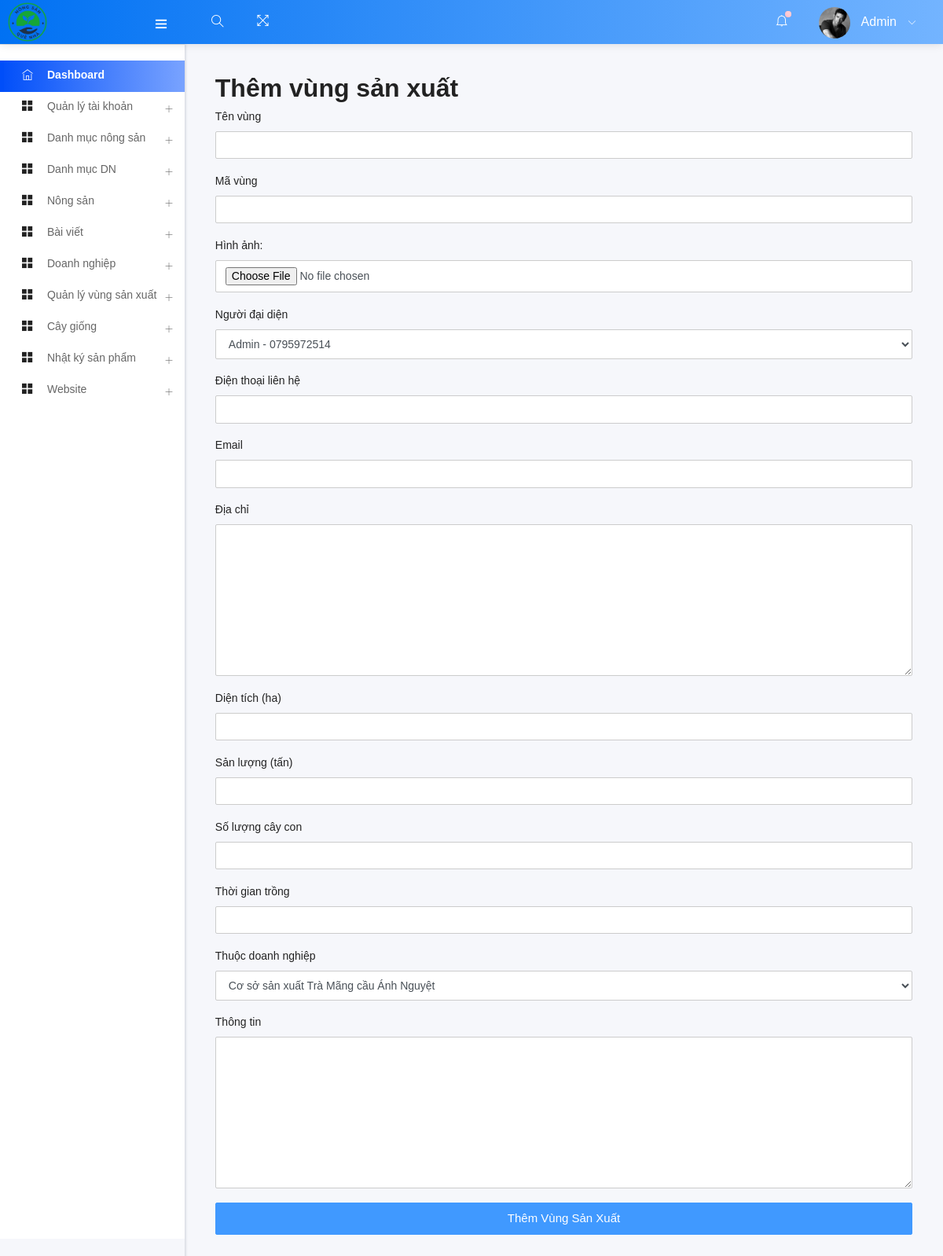
Screenshot of /admin/add_vsx.php (signed in) with the database file from the repository.
### tables this page shows
CREATE TABLE `add_logo` (
  `id` int(10) NOT NULL,
  `img` varchar(200) NOT NULL
);

CREATE TABLE `taikhoan` (
  `id_acc` int(11) NOT NULL,
  `hoten` varchar(255) NOT NULL,
  `email` varchar(255) NOT NULL,
  `matkhau` varchar(255) NOT NULL,
  `dienthoai` char(10) NOT NULL,
  `diachi` varchar(255) DEFAULT NULL,
  `hinhdaidien` varchar(255) DEFAULT NULL,
  `role` enum('Admin','Nongdan','Khachhang') NOT NULL DEFAULT 'Khachhang',
  `trangthai` enum('hoatdong','khonghoatdong') NOT NULL DEFAULT 'hoatdong',
  `ngaytao` timestamp NOT NULL DEFAULT CURRENT_TIMESTAMP
);

### admin/add_vsx.php (called while the page is built, shortened)
<?php
    include ("template.php");
?>

### admin/class/adminback.php (called while the page is built, shortened)
<?php
class  adminback
{
    private $connection;
    function __construct()
    {
        $dbhost = "localhost";
        $dbuser = "tien123";
        $dbpass = "123456";
        $dbname = "nongsanquenha";
        $this->connection = mysqli_connect($dbhost, $dbuser, $dbpass, $dbname);
        mysqli_set_charset($this->connection,'UTF8');
    }
    function show_admin_user(){
        $query = "SELECT * FROM `taikhoan` ";
        if(mysqli_query($this->connection, $query)){
            $result = mysqli_query($this->connection, $query);
            return $result;
        }
    }
    function display_logo()
    {
        $query = "SELECT * FROM add_logo";
        if (mysqli_query($this->connection, $query)) {
            $pdt_info = mysqli_query($this->connection, $query);
            return $pdt_info;
        }
    }
    function display_dn()
    {
        $query = "SELECT * FROM `doanhnghiep`";
        if (mysqli_query($this->connection, $query)) {
            $ctg_info = mysqli_query($this->connection, $query);
            return $ctg_info;
        }
    }
}

### admin/views/add_vsx_view.php (the view, shortened to what this page needs)
<?php
    $doanhnghiep = $obj->display_dn();
    $doanhnghiep_array = array();
    while($dn = mysqli_fetch_assoc($doanhnghiep)){
        $doanhnghiep_array[] = $dn;
    }
    $users = $obj->show_admin_user();
    $user_array = array();
    while($user = mysqli_fetch_assoc($users)){
        $user_array[] = $user;
    }
?>
<h2>Thêm vùng sản xuất</h2>
<form action="" method="post" enctype="multipart/form-data" class="form">
<div class="form-group">
        <label for="tenvung">Tên vùng</label>
        <input type="text" name="tenvung" class="form-control">
    </div>
    <div class="form-group">
        <label for="pdt_name">Mã vùng</label>
        <input type="text" name="mavung" class="form-control">
    </div>
    <div class="form-group">
        <label for="img">Hình ảnh:</label>
        <input type="file" name="img" class="form-control">
    </div>
    <?php if (!empty($user_array)): ?>
    <div class="form-group">
        <label for="lblnguoidaidien">Người đại diện</label>
        <select name="nguoidaidien" id="nguoidaidien" class="form-control">
            <?php foreach($users as $user): ?>
                <option value="<?= $user['id_acc'] ?>"><?= $user['hoten'] ?> - <?= $user['dienthoai'] ?></option>
            <?php endforeach; ?>
        </select>
    </div>
    <?php endif; ?>
    <div class="form-group">
        <label for="lbldienthoai">Điện thoại liên hệ</label>
        <input type="text" name="dienthoai" class="form-control">
    </div>
    <div class="form-group">
        <label for="lblemail">Email</label>
        <input type="email" name="email" class="form-control">
    </div>
    <div class="form-group">
        <label for="diachi">Địa chỉ</label>
        <textarea name="diachi" id="diachi" cols="30" rows="10" class="form-control"></textarea>
    </div>
    <div class="form-group">
        <label for="dientich">Diện tích (ha)</label>
        <input type="text" name="dientich" class="form-control">
    </div>
    <div class="form-group">
        <label for="sanluong">Sản lượng (tấn)</label>
        <input type="text" name="sanluong" class="form-control">
    </div>
    <div class="form-group">
        <label for="soluongcay">Số lượng cây con</label>
        <input type="text" name="soluongcay" class="form-control">
    </div>
    <div class="form-group">
        <label for="thoigiantrong">Thời gian trồng</label>
        <input type="text" name="thoigiantrong" class="form-control">
    </div>
    <?php if (!empty($doanhnghiep_array)): ?>
        <div class="form-group">
            <label for="lbldoanhnghiep">Thuộc doanh nghiệp</label>
            <select name="doanhnghiep" id="doanhnghiep" class="form-control">
                <?php foreach($doanhnghiep as $dn): ?>
                    <option value="<?= $dn['id_dn'] ?>"><?= $dn['tendoanhnghiep'] ?></option>
                <?php endforeach; ?>
            </select>
        </div>
    <?php endif; ?>
    <div class="form-group">
        <label for="thongtin">Thông tin</label>
        <textarea name="thongtin" id="thongtin" class="form-control" cols="30" rows="10"></textarea>
    </div>
    <input type="submit" value="Thêm vùng sản xuất" name="add_vsx" class="btn btn-block btn-primary">
</form>

### admin/includes/headernav.php (shortened to what this page needs)
<nav class="navbar header-navbar pcoded-header">
               <div class="navbar-wrapper">
                   <div class="navbar-logo">
                       <a class="mobile-menu" id="mobile-collapse" href="#!">
                           <i class="ti-menu"></i>
                       </a>
                       <a href="index.php">
                      <?php
                       $obj=new adminback();
                       $logo_info = $obj->display_logo();
                       $user_info = $obj->show_admin_user();
                       $logo = mysqli_fetch_assoc($logo_info);
                       ?>
                           <img width="50" height="50" src="uploads/<?php echo $logo['img']; ?>" alt="Theme-Logo" />
                       </a>
                   </div>
                   <div class="navbar-container container-fluid">
                       <ul class="nav-left">
                           <li class="header-search">
                               <div class="main-search morphsearch-search">
                                   <div class="input-group">
                                       <input type="text" class="form-control">
                                       <span class="input-group-addon search-btn"><i class="ti-search"></i></span>
                                   </div>
                               </div>
                           </li>
                           <li>
                               <a href="#!" onclick="javascript:toggleFullScreen()">
                                   <i class="ti-fullscreen"></i>
                               </a>
                           </li>
                       </ul>
                       <ul class="nav-right">
                           <li class="header-notification">
                               <a href="#!">
                                   <i class="ti-bell"></i>
                                   <span class="badge bg-c-pink"></span>
                               </a>
                           </li>
                           <li class="user-profile header-notification">
                               <a href="#!">
                                   <img src="assets/images/avatar-4.jpg" class="img-radius" alt="User-Profile-Image">
                                   <span> <?php
                                    while($user = mysqli_fetch_assoc($user_info)){
                                        if($admin_email==$user['email'])
                                            echo $user['hoten'];
                                        }
                                   ?> </span>
                                   <i class="ti-angle-down"></i>
                               </a>
                           </li>
                       </ul>
                   </div>
               </div>
           </nav>

### rows the page displays
add_logo: img (picture)
taikhoan: hoten "Admin"

### other values shown
form field nguoidaidien "Admin - 0795972514"
form field doanhnghiep "Cơ sở sản xuất Trà Mãng cầu Ánh Nguyệt"
